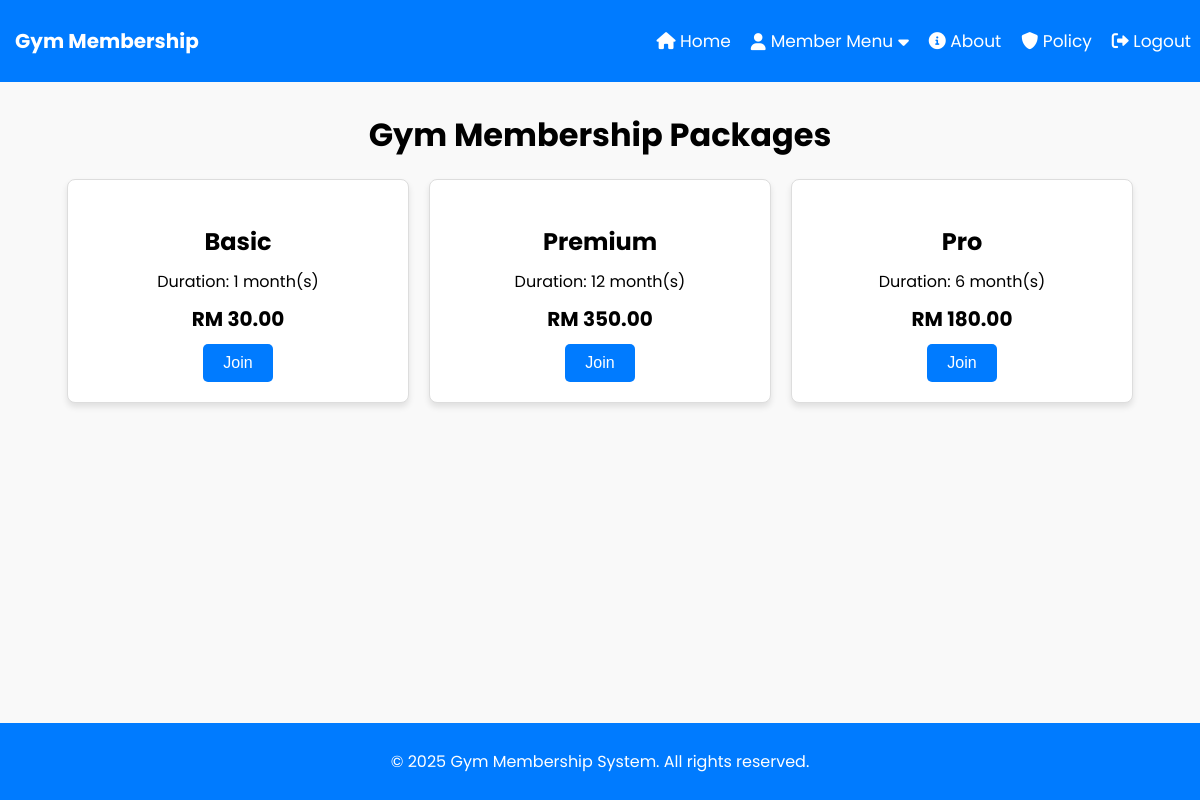
/member/packages.php (signed in), run on the app's committed database.
### tables this page shows
CREATE TABLE `packages` (
  `id` int(11) NOT NULL,
  `name` varchar(255) NOT NULL,
  `price` decimal(10,2) NOT NULL,
  `duration` int(11) NOT NULL COMMENT 'Duration in months',
  `created_at` timestamp NOT NULL DEFAULT current_timestamp()
);

### member/packages.php (the view, shortened to what this page needs)
<?php
include '../includes/db.php';
$member_id = $_SESSION['member_id'];
$active_package_query = $conn->query("
    SELECT member_packages.id AS package_id, member_packages.end_date
    FROM member_packages
    WHERE member_id = $member_id AND status = 'active'
");
$active_package = $active_package_query->fetch_assoc();
$package_query = $conn->query("SELECT id, name, price, duration FROM packages");
$packages = $package_query->fetch_all(MYSQLI_ASSOC);
?>
<!DOCTYPE html>
<html lang="en">
<head>
    <link rel="stylesheet" href="../css/member.css">
    <link rel="stylesheet" href="https://cdnjs.cloudflare.com/ajax/libs/font-awesome/6.0.0/css/all.min.css">
</head>
<body>
<?php include 'includes/header.php'; ?><br><br>
<div class="container">
    <h1>Gym Membership Packages</h1>
    <div class="packages">
        <?php foreach ($packages as $package): ?>
            <div class="package">
                <h3><?php echo htmlspecialchars($package['name']); ?></h3>
                <p>Duration: <?php echo htmlspecialchars($package['duration']); ?> month(s)</p>
                <p class="price">RM <?php echo htmlspecialchars(number_format($package['price'], 2)); ?></p>
                <button
                    <?php if ($active_package): ?>
                        disabled
                        style="background: #ccc; cursor: not-allowed;"
                    <?php else: ?>
                        onclick="proceedToPayment(<?php echo $package['id']; ?>, '<?php echo $package['name']; ?>')"
                    <?php endif; ?>
                >
                    Join
                </button>
            </div>
        <?php endforeach; ?>
    </div>
</div>
<?php include '../includes/footer.php'; ?>
</body>
</html>

### css/member.css (style rules this page uses)
body { font-family: Poppins, sans-serif; margin: 0; padding: 0; background-color: #f9f9f9; display: flex; flex-direction: column; min-height: 100vh; }

### member/packages.php (style rules this page uses)
.container { max-width: 1200px; margin: 0 auto; padding: 20px; text-align: center; }
h1 { font-size: 32px; margin-bottom: 20px; }
.packages { display: flex; justify-content: space-around; flex-wrap: wrap; gap: 20px; }
.package { background: #fff; border: 1px solid #ddd; border-radius: 8px; box-shadow: 0 4px 6px rgba(0, 0, 0, 0.1); padding: 20px; width: 300px; text-align: center; }
.package h3 { font-size: 24px; margin-bottom: 10px; }
.package p { margin: 5px 0; font-size: 16px; }
.package .price { font-size: 20px; font-weight: bold; margin: 10px 0; }
.package button { background: #007bff; color: white; padding: 10px 20px; border: none; border-radius: 5px; font-size: 16px; cursor: pointer; transition: background-color 0.3s; }

### data on the page
packages: name "Basic", duration "1", price "30.00"
packages: name "Premium", duration "12", price "350.00"
packages: name "Pro", duration "6", price "180.00"
